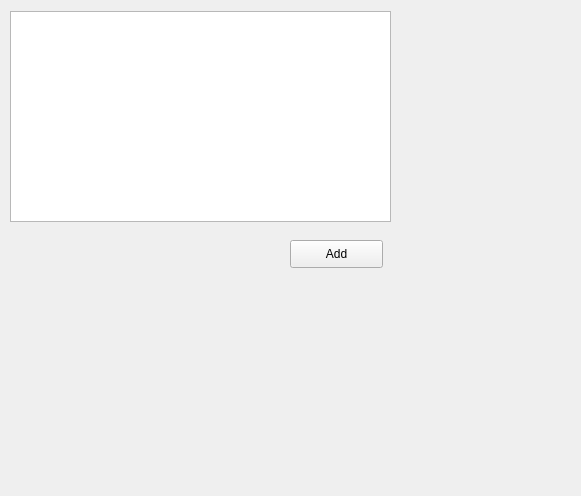
<?xml version="1.0" encoding="UTF-8"?>
<ui version="4.0">
 <class>Widget</class>
 <widget class="QWidget" name="Widget">
  <property name="geometry">
   <rect>
    <x>0</x>
    <y>0</y>
    <width>581</width>
    <height>496</height>
   </rect>
  </property>
  <property name="windowTitle">
   <string>Widget</string>
  </property>
  <widget class="QTableWidget" name="tableWidget">
   <property name="geometry">
    <rect>
     <x>10</x>
     <y>11</y>
     <width>381</width>
     <height>211</height>
    </rect>
   </property>
  </widget>
  <widget class="QPushButton" name="Add">
   <property name="geometry">
    <rect>
     <x>290</x>
     <y>240</y>
     <width>93</width>
     <height>28</height>
    </rect>
   </property>
   <property name="text">
    <string>Add</string>
   </property>
  </widget>
 </widget>
 <layoutdefault spacing="6" margin="11"/>
 <resources/>
 <connections/>
</ui>
